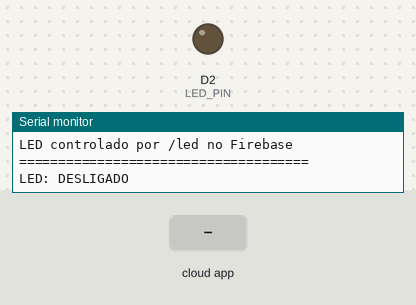
Bench run of a sketch on a simulated ESP8266 (NodeMCU). Parts: output pins drawn as LEDs (lit = HIGH), the last lines printed to the serial monitor. The test bench sets the inputs (shaded band). WiFi joins after 1.5 s; servers stay silent unless stated; the Firebase database answers and starts empty.

Above: at 2.8 s.
2.9 s: the phone or cloud app sets led to 1
At 3.8 s:
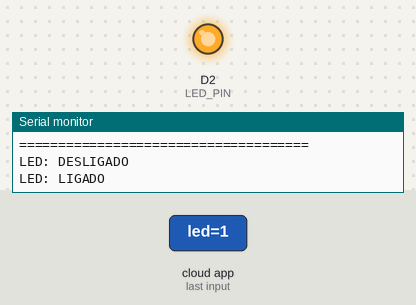
4.4 s: the phone or cloud app sets led to 0
At 5.6 s:
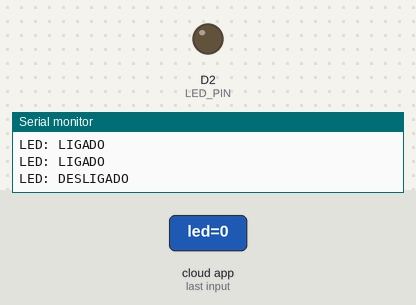
Timing chart, 0 to 7.4 s (numbered marks = the images above; inputs shaded):
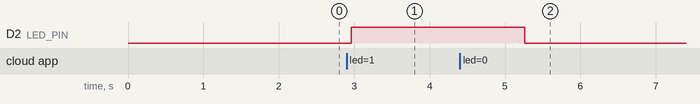

Measured:
- after the input at 2.9 s, D2 (LED_PIN): LOW → HIGH after 0.06 s
- after the input at 4.4 s, D2 (LED_PIN): HIGH → LOW after 0.86 s

The sketch:

Led_via_app.ino
```cpp
#include <ESP8266WiFi.h>
#include <FirebaseESP8266.h>

// --- CONFIGURAÇÕES ---
#define WIFI_SSID "PATTYGIO - NOVA FIBRA"
#define WIFI_PASSWORD "sal8318@mat2414"

#define DATABASE_URL "https://espcontroller-a8a69-default-rtdb.europe-west1.firebasedatabase.app/"
#define DATABASE_SECRET "Wft5oxxjv7Y83bBftFF1Mr5zoZV6VG3KdF0bywT0"

FirebaseData fbdo;
FirebaseAuth auth;
FirebaseConfig config;

#define LED_PIN D2

bool firebaseConectado = false;

void setup() {
  Serial.begin(115200);
  pinMode(LED_PIN, OUTPUT);
  digitalWrite(LED_PIN, LOW);

  Serial.println("\n=== INICIANDO ESP8266 + FIREBASE ===");

  // ========================================
  // TESTE 1: CONEXÃO WIFI
  // ========================================
  WiFi.begin(WIFI_SSID, WIFI_PASSWORD);
  Serial.print("Conectando ao WiFi");

  int tentativas = 0;
  while (WiFi.status() != WL_CONNECTED && tentativas < 20) {
    delay(500);
    Serial.print(".");
    tentativas++;
  }

  if (WiFi.status() == WL_CONNECTED) {
    Serial.println("\nWIFI CONECTADO!");
    Serial.print("IP: "); Serial.println(WiFi.localIP());
    Serial.print("Sinal: "); Serial.print(WiFi.RSSI()); Serial.println(" dBm");
  } else {
    Serial.println("\nERRO: WiFi não conectado!");
    Serial.println("Reiniciando...");
    delay(5000);
    ESP.restart();
  }

  // ========================================
  // CONFIGURAR FIREBASE
  // ========================================
  config.database_url = DATABASE_URL;
  config.signer.tokens.legacy_token = DATABASE_SECRET;

  Serial.println("\nConfigurando Firebase...");
  Firebase.begin(&config, &auth);
  Firebase.reconnectWiFi(true);

  // ========================================
  // TESTE 2: CONEXÃO COM FIREBASE
  // ========================================
  Serial.println("Testando conexão com Firebase...");

  // Tenta ler um nó de teste
  if (Firebase.getInt(fbdo, "/test_connection")) {  // ← API NOVA
    Serial.println("FIREBASE CONECTADO COM SUCESSO!");
    Serial.printf("Teste: %d\n", fbdo.intData());
    firebaseConectado = true;
  } else {
    Serial.printf("Falha na leitura: %s\n", fbdo.errorReason().c_str());

    if (Firebase.ready()) {
      Serial.println("Firebase READY (conexão OK, mas nó não existe)");
      firebaseConectado = true;
    } else {
      Serial.println("ERRO: Firebase NÃO conectado!");
      Serial.println("Verifique:");
      Serial.println("  1. Database Secret");
      Serial.println("  2. URL do banco");
      Serial.println("  3. Regras do Firebase");
      delay(5000);
      ESP.restart();
    }
  }

  Serial.println("\nSISTEMA PRONTO!");
  Serial.println("LED controlado por /led no Firebase");
  Serial.println("=====================================");
}

void loop() {
  if (!firebaseConectado) {
    Serial.println("Firebase desconectado...");
    delay(5000);
    return;
  }

  // ========================================
  // LER LED DO FIREBASE (API NOVA!)
  // ========================================
  if (Firebase.getBool(fbdo, "/led")) {  // ← CORRETO
    bool ledState = fbdo.to<bool>();
    digitalWrite(LED_PIN, ledState ? HIGH : LOW);
    Serial.printf("LED: %s\n", ledState ? "LIGADO" : "DESLIGADO");
  } else {
    Serial.printf("Erro ao ler /led: %s\n", fbdo.errorReason().c_str());
  }

  // Status WiFi a cada 30s
  static unsigned long ultimo = 0;
  if (millis() - ultimo > 30000) {
    Serial.printf("WiFi OK | Sinal: %d dBm\n", WiFi.RSSI());
    ultimo = millis();
  }

  delay(1000);
}
```
